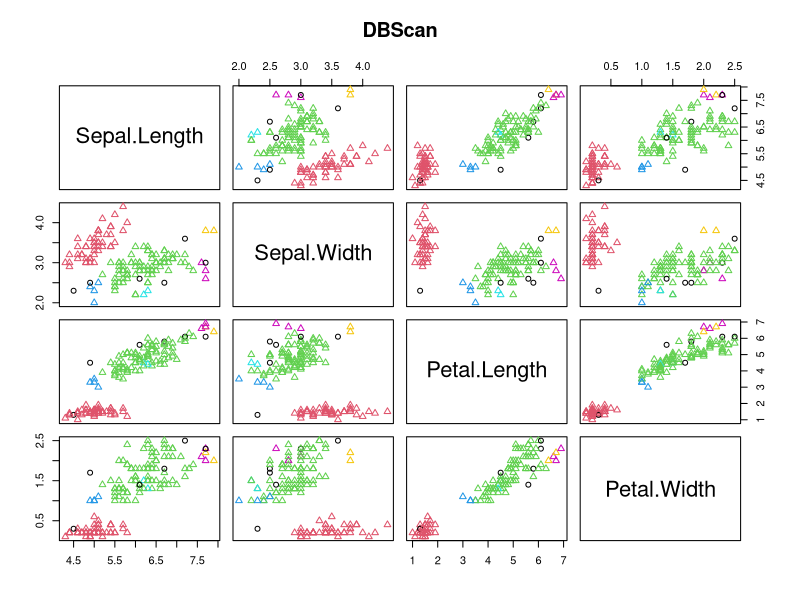

Source code (R):
#DB Scan Algorithm for spatial Data

library(fpc)
data(iris)
View(iris)
iris_1 <- iris[-5]
set.seed(220)
(DBscan_cl <- dbscan(iris_1, eps = 0.5, MinPts = 2))
DBscan_cl$cluster
table(DBscan_cl$cluster, iris$Species)
plot(DBscan_cl, iris_1, main="DBScan")
